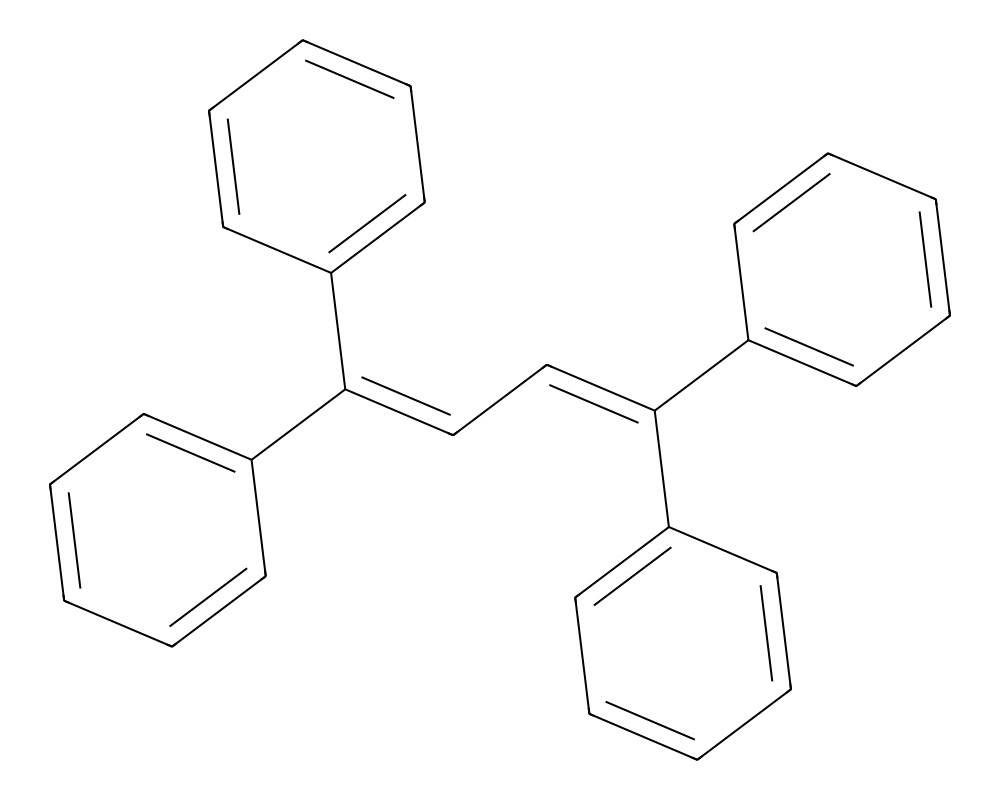

Source code (Python):
import numpy as np
import matplotlib.pyplot as plt
from rdkit import Chem
from rdkit.Chem import Draw
from rdkit.Chem import AllChem
from scipy.constants import physical_constants


#C28H22

TPB = Chem.MolFromSmiles('C(C=C(C1=CC=CC=C1)C1=CC=CC=C1)=C(C1=CC=CC=C1)C1=CC=CC=C1')
TPB.SetProp('_Name', 'Tetraphenyl Butadiene')

img = Draw.MolToImage(TPB, (1000, 800))
#img.save("./TPB/TPB.png")
#img.show()

AllChem.Compute2DCoords(TPB)

TPB2 = Chem.AddHs(TPB)
params = AllChem.ETKDGv3()
params.randomSeed = 0xf00d
AllChem.EmbedMolecule(TPB2, params)
print(Chem.MolToMolBlock(TPB2))
